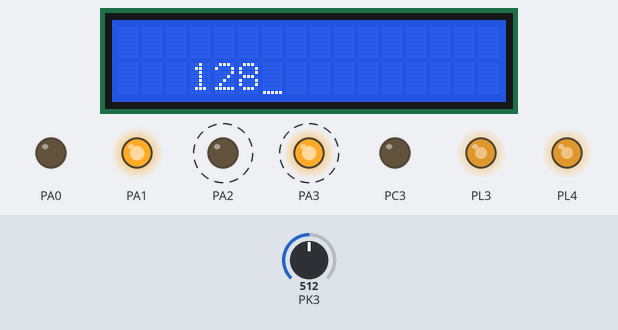
Recording of a program running on a simulated ATmega2560, built with avr-gcc and emulated at 14.7456 MHz. Shown: 16×2 character LCD, output pins drawn as LEDs (lit = HIGH). Wiring (inferred from the names in the program): character LCD (HD44780): RS PC0; R/W PC1; E PC2; data PC4, PC5, PC6, PC7. Dashed ring = blinking. Inputs (shaded band) come from the test bench; at power-on: PK3 = 512. Pins used as bus, display or sensor lines are not drawn.

Above: at 1.2 s.
1.3 s: PK3 set to 340
At 3.2 s:
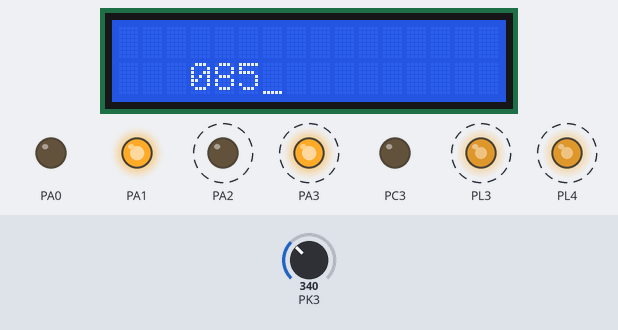
4.3 s: PK3 set to 321
At 5.1 s:
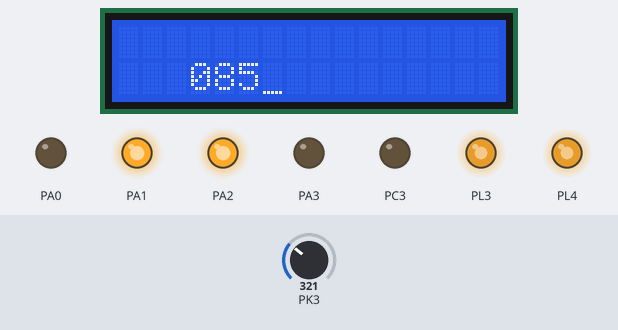
7.3 s: PK3 set to 306
Timing chart, 0 to 10.3 s (numbered marks = the images above; inputs shaded):
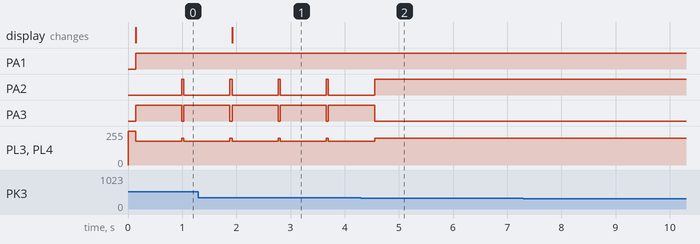

Measured:
- the behaviour switches between 332 and 331 on PK3 (found by bisection; images 1 and 2)
- after the input at 1.3 s, the display: changes after 0.62 s (image 1)
- after the input at 4.3 s, PA2: goes on until 4.6 s, then stays HIGH; PA3: goes on until 4.6 s, then stays LOW; PL3, PL4: goes on until 4.6 s, then stays 200/255
- after the input at 7.3 s, every drawn part: stays the same
- by itself, PA2: alternates HIGH for 0.04 s and LOW for 0.85 s
- by itself, PA3: alternates HIGH for 0.85 s and LOW for 0.04 s
- by itself, PL3, PL4: alternates 200/255 for 0.04 s and 180/255 for 0.85 s

The program:

12_Adaptive_Cruise_Control.c
```c
/************************************************************************************
Written by: Vinod Desai,Sachitanand Malewar NEX Robotics Pvt. Ltd.
Edited by: e-Yantra team
AVR Studio Version 6

Date: 19th October 2012

 This experiment demonstrates the application of a simple line follower robot. The
 robot follows a white line over a black background, if any obstacle comes in front of
 the robot, robot stops and buzzer beeps.

 Application example: Adaptive Cruise Control (ACC)

 Concepts covered:  ADC, LCD interfacing, motion control based on sensor data

 LCD Connections:
 			  LCD	  Microcontroller Pins
 			  RS  --> PC0
			  RW  --> PC1
			  EN  --> PC2
			  DB7 --> PC7
			  DB6 --> PC6
			  DB5 --> PC5
			  DB4 --> PC4

 ADC Connection:
 			  ACD CH.	PORT	Sensor
			  0			PF0		Battery Voltage
			  1			PF1		White line sensor 3
			  2			PF2		White line sensor 2
			  3			PF3		White line sensor 1
			  4			PF4		IR Proximity analog sensor 1*****
			  5			PF5		IR Proximity analog sensor 2*****
			  6			PF6		IR Proximity analog sensor 3*****
			  7			PF7		IR Proximity analog sensor 4*****
			  8			PK0		IR Proximity analog sensor 5
			  9			PK1		Sharp IR range sensor 1
			  10		PK2		Sharp IR range sensor 2
			  11		PK3		Sharp IR range sensor 3
			  12		PK4		Sharp IR range sensor 4
			  13		PK5		Sharp IR range sensor 5
			  14		PK6		Servo Pod 1
			  15		PK7		Servo Pod 2

 ***** For using Analog IR proximity (1, 2, 3 and 4) sensors short the jumper J2.
 	   To use JTAG via expansion slot of the microcontroller socket remove these jumpers.

 Motion control Connection:
 			L-1---->PA0;		L-2---->PA1;
   			R-1---->PA2;		R-2---->PA3;
   			PL3 (OC5A) ----> PWM left; 	PL4 (OC5B) ----> PWM right;

 LCD Display interpretation:
 ****************************************************************************
 *LEFT WL SENSOR	CENTER WL SENSOR	  RIGHT WL SENSOR		BLANK			*
 *BLANK				CENTER SHAPRP SENSOR  CENTER IR SENSOR		BLANK				BLANK			*
 ****************************************************************************

 Note:

 1. Make sure that in the configuration options following settings are
 	done for proper operation of the code

 	Microcontroller: atmega2560
 	Frequency: 147456
 	Optimization: -O0 (For more information read section: Selecting proper optimization
 					options below figure 2.22 in the Software Manual)

 2. Make sure that you copy the lcd.c file in your folder

 3. Distance calculation is for Sharp GP2D12 (10cm-80cm) IR Range sensor

*********************************************************************************/

/********************************************************************************

   Copyright (c) 2010, NEX Robotics Pvt. Ltd.                       -*- c -*-
   All rights reserved.

   Redistribution and use in source and binary forms, with or without
   modification, are permitted provided that the following conditions are met:

   * Redistributions of source code must retain the above copyright
     notice, this list of conditions and the following disclaimer.

   * Redistributions in binary form must reproduce the above copyright
     notice, this list of conditions and the following disclaimer in
     the documentation and/or other materials provided with the
     distribution.

   * Neither the name of the copyright holders nor the names of
     contributors may be used to endorse or promote products derived
     from this software without specific prior written permission.

   * Source code can be used for academic purpose.
	 For commercial use permission form the author needs to be taken.

  THIS SOFTWARE IS PROVIDED BY THE COPYRIGHT HOLDERS AND CONTRIBUTORS "AS IS"
  AND ANY EXPRESS OR IMPLIED WARRANTIES, INCLUDING, BUT NOT LIMITED TO, THE
  IMPLIED WARRANTIES OF MERCHANTABILITY AND FITNESS FOR A PARTICULAR PURPOSE
  ARE DISCLAIMED. IN NO EVENT SHALL THE COPYRIGHT OWNER OR CONTRIBUTORS BE
  LIABLE FOR ANY DIRECT, INDIRECT, INCIDENTAL, SPECIAL, EXEMPLARY, OR
  CONSEQUENTIAL DAMAGES (INCLUDING, BUT NOT LIMITED TO, PROCUREMENT OF
  SUBSTITUTE GOODS OR SERVICES; LOSS OF USE, DATA, OR PROFITS; OR BUSINESS
  INTERRUPTION) HOWEVER CAUSED AND ON ANY THEORY OF LIABILITY, WHETHER IN
  CONTRACT, STRICT LIABILITY, OR TORT (INCLUDING NEGLIGENCE OR OTHERWISE)
  ARISING IN ANY WAY OUT OF THE USE OF THIS SOFTWARE, EVEN IF ADVISED OF THE
  POSSIBILITY OF SUCH DAMAGE.

  Software released under Creative Commence cc by-nc-sa licence.
  For legal information refer to:
  http://creativecommons.org/licenses/by-nc-sa/3.0/legalcode

********************************************************************************/
#define F_CPU 14745600
#include <avr/io.h>
#include <avr/interrupt.h>
#include <util/delay.h>

#include <math.h> //included to support power function
#include "lcd.h"

void port_init();
void timer5_init();
void velocity(unsigned char, unsigned char);
void motors_delay();

unsigned char ADC_Conversion(unsigned char);
unsigned char ADC_Value;
unsigned char flag1 = 0;
unsigned char flag2 = 0;
unsigned char Left_white_line = 0;
unsigned char Center_white_line = 0;
unsigned char Right_white_line = 0;
unsigned char Front_Sharp_Sensor=0;
unsigned char Front_IR_Sensor=0;

//Function to configure LCD port
void lcd_port_config (void)
{
 DDRC = DDRC | 0xF7; //all the LCD pin's direction set as output
 PORTC = PORTC & 0x80; // all the LCD pins are set to logic 0 except PORTC 7
}

//ADC pin configuration
void adc_pin_config (void)
{
 DDRF = 0x00;
 PORTF = 0x00;
 DDRK = 0x00;
 PORTK = 0x00;
}

//Function to configure ports to enable robot's motion
void motion_pin_config (void)
{
 DDRA = DDRA | 0x0F;
 PORTA = PORTA & 0xF0;
 DDRL = DDRL | 0x18;   //Setting PL3 and PL4 pins as output for PWM generation
 PORTL = PORTL | 0x18; //PL3 and PL4 pins are for velocity control using PWM.
}

//Function to initialize Buzzer
void buzzer_pin_config (void)
{
 DDRC = DDRC | 0x08;		//Setting PORTC 3 as outpt
 PORTC = PORTC & 0xF7;		//Setting PORTC 3 logic low to turnoff buzzer
}

//Function to Initialize PORTS
void port_init()
{
	lcd_port_config();
	adc_pin_config();
	motion_pin_config();
	buzzer_pin_config();
}


// Timer 5 initialized in PWM mode for velocity control
// Prescale:256
// PWM 8bit fast, TOP=0x00FF
// Timer Frequency:225.000Hz
void timer5_init()
{
	TCCR5B = 0x00;	//Stop
	TCNT5H = 0xFF;	//Counter higher 8-bit value to which OCR5xH value is compared with
	TCNT5L = 0x01;	//Counter lower 8-bit value to which OCR5xH value is compared with
	OCR5AH = 0x00;	//Output compare register high value for Left Motor
	OCR5AL = 0xFF;	//Output compare register low value for Left Motor
	OCR5BH = 0x00;	//Output compare register high value for Right Motor
	OCR5BL = 0xFF;	//Output compare register low value for Right Motor
	OCR5CH = 0x00;	//Output compare register high value for Motor C1
	OCR5CL = 0xFF;	//Output compare register low value for Motor C1
	TCCR5A = 0xA9;	/*{COM5A1=1, COM5A0=0; COM5B1=1, COM5B0=0; COM5C1=1 COM5C0=0}
 					  For Overriding normal port functionality to OCRnA outputs.
				  	  {WGM51=0, WGM50=1} Along With WGM52 in TCCR5B for Selecting FAST PWM 8-bit Mode*/

	TCCR5B = 0x0B;	//WGM12=1; CS12=0, CS11=1, CS10=1 (Prescaler=64)
}

void buzzer_on (void)
{
 unsigned char port_restore = 0;
 port_restore = PINC;
 port_restore = port_restore | 0x08;
 PORTC = port_restore;
}

void buzzer_off (void)
{
 unsigned char port_restore = 0;
 port_restore = PINC;
 port_restore = port_restore & 0xF7;
 PORTC = port_restore;
}

void adc_init()
{
	ADCSRA = 0x00;
	ADCSRB = 0x00;		//MUX5 = 0
	ADMUX = 0x20;		//Vref=5V external --- ADLAR=1 --- MUX4:0 = 0000
	ACSR = 0x80;
	ADCSRA = 0x86;		//ADEN=1 --- ADIE=1 --- ADPS2:0 = 1 1 0
}

//Function For ADC Conversion
unsigned char ADC_Conversion(unsigned char Ch)
{
	unsigned char a;
	if(Ch>7)
	{
		ADCSRB = 0x08;
	}
	Ch = Ch & 0x07;
	ADMUX= 0x20| Ch;
	ADCSRA = ADCSRA | 0x40;		//Set start conversion bit
	while((ADCSRA&0x10)==0);	//Wait for conversion to complete
	a=ADCH;
	ADCSRA = ADCSRA|0x10; //clear ADIF (ADC Interrupt Flag) by writing 1 to it
	ADCSRB = 0x00;
	return a;
}

//Function To Print Sesor Values At Desired Row And Coloumn Location on LCD
void print_sensor(char row, char coloumn,unsigned char channel)
{

	ADC_Value = ADC_Conversion(channel);
	lcd_print(row, coloumn, ADC_Value, 3);
}

//Function for velocity control
void velocity (unsigned char left_motor, unsigned char right_motor)
{
	OCR5AL = (unsigned char)left_motor;
	OCR5BL = (unsigned char)right_motor;
}

//Function used for setting motor's direction
void motion_set (unsigned char Direction)
{
 unsigned char PortARestore = 0;

 Direction &= 0x0F; 		// removing upper nibbel for the protection
 PortARestore = PORTA; 		// reading the PORTA original status
 PortARestore &= 0xF0; 		// making lower direction nibbel to 0
 PortARestore |= Direction; // adding lower nibbel for forward command and restoring the PORTA status
 PORTA = PortARestore; 		// executing the command
}

void forward (void)
{
  motion_set (0x06);
}
void right(void)
{
	motion_set (0x0A);
}
void stop (void)
{
  motion_set (0x00);
}

void init_devices (void)
{
 	cli(); //Clears the global interrupts
	port_init();
	adc_init();
	timer5_init();
	sei();   //Enables the global interrupts
}

//Main Function
int main()
{
	init_devices();
	lcd_set_4bit();
	lcd_init();

	while(1)
	{

		//Left_white_line = ADC_Conversion(3);	//Getting data of Left WL Sensor
		//Center_white_line = ADC_Conversion(2);	//Getting data of Center WL Sensor
		//Right_white_line = ADC_Conversion(1);	//Getting data of Right WL Sensor
		Front_Sharp_Sensor = ADC_Conversion(11);
		//Front_IR_Sensor = ADC_Conversion(6);

		//flag1=0;
		//flag2=0;

		//print_sensor(1,1,3);	//Prints value of White Line Sensor1
		//print_sensor(1,5,2);	//Prints Value of White Line Sensor2
		//print_sensor(1,9,1);	//Prints Value of White Line Sensor3
		print_sensor(2,4,11);	//Prints Value of Front Sharp Sensor
		//print_sensor(2,8,6);	//Prints Value of Front IR Sensor
		//lcd_string("IIT Bombay e-yantra ERTS");

		if(Front_Sharp_Sensor>0x52)
		{
			//flag2=1;
			//stop();
			//buzzer_on();
			//_delay_ms(200);
			//buzzer_off();
			velocity(180,180);
			right();
			_delay_ms(850);
		}

/*		if((Center_white_line<0x28) && (flag2==0))
		{
			flag1=1;
			buzzer_off();
			forward();
			velocity(150,150);
		}

		if((Left_white_line>0x28) && (flag1==0) && (flag2==0))
		{
			flag1=1;
			buzzer_off();
			forward();
			velocity(150,50);
		}

		if((Right_white_line>0x28) && (flag1==0) && (flag2==0))
		{
			flag1=1;
			buzzer_off();
			forward();
			velocity(50,150);
		}

		if((Center_white_line>0x28) && (Left_white_line>0x28) && (Right_white_line>0x28) && (flag2==0))
		{
			buzzer_off();
			forward();
			velocity(0,0);
		}
*/
forward();
velocity(200,200);
	}
}
```

lcd.h
```c
/********************************************************************************
 Written by: e-Yantra Team
 AVR Studio Version 4.17, Build 666
 Date: 10-oct-2012
********************************************************************************/

#define RS 0
#define RW 1
#define EN 2
#define lcd_port PORTC

#define sbit(reg,bit)	reg |= (1<<bit)			// Macro defined for Setting a bit of any register.
#define cbit(reg,bit)	reg &= ~(1<<bit)		// Macro defined for Clearing a bit of any register.

void init_ports();
void lcd_reset();
void lcd_init();
void lcd_wr_command(unsigned char);
void lcd_wr_char(char);
void lcd_line1();
void lcd_line2();
void lcd_string(char*);

unsigned int temp;
unsigned int unit;
unsigned int tens;
unsigned int hundred;
unsigned int thousand;
unsigned int million;

/*//Function to configure LCD port
void lcd_port_config (void)
{
 DDRC = DDRC | 0xF7; //all the LCD pin's direction set as output
 PORTC = PORTC & 0x80; // all the LCD pins are set to logic 0 except PORTC 7
}*/


//Function to Reset LCD
void lcd_set_4bit()
{
	_delay_ms(1);

	cbit(lcd_port,RS);				//RS=0 --- Command Input
	cbit(lcd_port,RW);				//RW=0 --- Writing to LCD
	lcd_port = 0x30;				//Sending 3
	sbit(lcd_port,EN);				//Set Enable Pin
	_delay_ms(5);					//Delay
	cbit(lcd_port,EN);				//Clear Enable Pin

	_delay_ms(1);

	cbit(lcd_port,RS);				//RS=0 --- Command Input
	cbit(lcd_port,RW);				//RW=0 --- Writing to LCD
	lcd_port = 0x30;				//Sending 3
	sbit(lcd_port,EN);				//Set Enable Pin
	_delay_ms(5);					//Delay
	cbit(lcd_port,EN);				//Clear Enable Pin

	_delay_ms(1);

	cbit(lcd_port,RS);				//RS=0 --- Command Input
	cbit(lcd_port,RW);				//RW=0 --- Writing to LCD
	lcd_port = 0x30;				//Sending 3
	sbit(lcd_port,EN);				//Set Enable Pin
	_delay_ms(5);					//Delay
	cbit(lcd_port,EN);				//Clear Enable Pin

	_delay_ms(1);

	cbit(lcd_port,RS);				//RS=0 --- Command Input
	cbit(lcd_port,RW);				//RW=0 --- Writing to LCD
	lcd_port = 0x20;				//Sending 2 to initialise LCD 4-bit mode
	sbit(lcd_port,EN);				//Set Enable Pin
	_delay_ms(5);					//Delay
	cbit(lcd_port,EN);				//Clear Enable Pin


}

//Function to Initialize LCD
void lcd_init()
{
	lcd_set_4bit();
	_delay_ms(1);

	lcd_wr_command(0x28);			//LCD 4-bit mode and 2 lines.
	lcd_wr_command(0x01);
	lcd_wr_command(0x06);
	lcd_wr_command(0x0E);
	lcd_wr_command(0x80);

}


//Function to Write Command on LCD
void lcd_wr_command(unsigned char cmd)
{
	unsigned char temp;
	temp = cmd;
	temp = temp & 0xF0;
	lcd_port &= 0x0F;
	lcd_port |= temp;
	cbit(lcd_port,RS);
	cbit(lcd_port,RW);
	sbit(lcd_port,EN);
	_delay_ms(5);
	cbit(lcd_port,EN);

	cmd = cmd & 0x0F;
	cmd = cmd<<4;
	lcd_port &= 0x0F;
	lcd_port |= cmd;
	cbit(lcd_port,RS);
	cbit(lcd_port,RW);
	sbit(lcd_port,EN);
	_delay_ms(5);
	cbit(lcd_port,EN);
}

//Function to Write Data on LCD
void lcd_wr_char(char letter)
{
	char temp;
	temp = letter;
	temp = (temp & 0xF0);
	lcd_port &= 0x0F;
	lcd_port |= temp;
	sbit(lcd_port,RS);
	cbit(lcd_port,RW);
	sbit(lcd_port,EN);
	_delay_ms(5);
	cbit(lcd_port,EN);

	letter = letter & 0x0F;
	letter = letter<<4;
	lcd_port &= 0x0F;
	lcd_port |= letter;
	sbit(lcd_port,RS);
	cbit(lcd_port,RW);
	sbit(lcd_port,EN);
	_delay_ms(5);
	cbit(lcd_port,EN);
}


//Function to bring cursor at home position
void lcd_home()
{
	lcd_wr_command(0x80);
}


//Function to Print String on LCD
void lcd_string(char *str)
{
	while(*str != '\0')
	{
		lcd_wr_char(*str);
		str++;
	}
}

//Position the LCD cursor at "row", "column".

void lcd_cursor (char row, char column)
{
	switch (row) {
		case 1: lcd_wr_command (0x80 + column - 1); break;
		case 2: lcd_wr_command (0xc0 + column - 1); break;
		case 3: lcd_wr_command (0x94 + column - 1); break;
		case 4: lcd_wr_command (0xd4 + column - 1); break;
		default: break;
	}
}

//Function To Print Any input value upto the desired digit on LCD
void lcd_print (char row, char coloumn, unsigned int value, int digits)
{
	unsigned char flag=0;
	if(row==0||coloumn==0)
	{
		lcd_home();
	}
	else
	{
		lcd_cursor(row,coloumn);
	}
	if(digits==5 || flag==1)
	{
		million=value/10000+48;
		lcd_wr_char(million);
		flag=1;
	}
	if(digits==4 || flag==1)
	{
		temp = value/1000;
		thousand = temp%10 + 48;
		lcd_wr_char(thousand);
		flag=1;
	}
	if(digits==3 || flag==1)
	{
		temp = value/100;
		hundred = temp%10 + 48;
		lcd_wr_char(hundred);
		flag=1;
	}
	if(digits==2 || flag==1)
	{
		temp = value/10;
		tens = temp%10 + 48;
		lcd_wr_char(tens);
		flag=1;
	}
	if(digits==1 || flag==1)
	{
		unit = value%10 + 48;
		lcd_wr_char(unit);
	}
	if(digits>5)
	{
		lcd_wr_char('E');
	}

}
```
